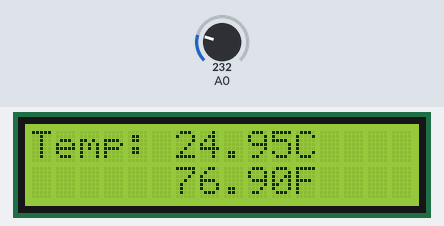
Simulated run of this sketch. Board: Arduino Uno, built for the host (arithmetic inside an expression is 32-bit, double 64-bit). On the bench: 16×2 character LCD. Inputs (shaded band) come from the test bench; at power-on: A0 = 232.

Above: at 1.2 s.
1.3 s: A0 set to 250
At 2.9 s:
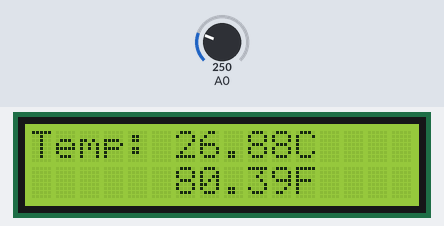
3.5 s: A0 set to 266
At 4.6 s:
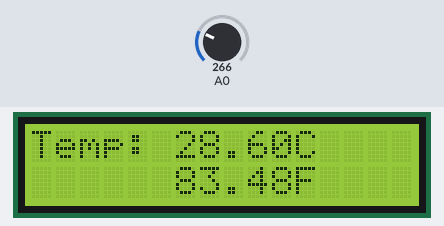
5.5 s: A0 set to 290
At 6.4 s:
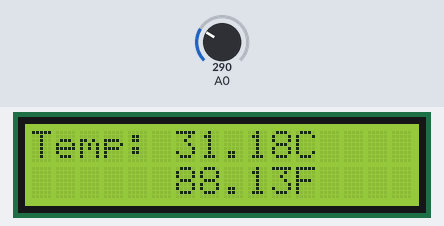
Timing chart, 0 to 8.5 s (numbered marks = the images above; inputs shaded):
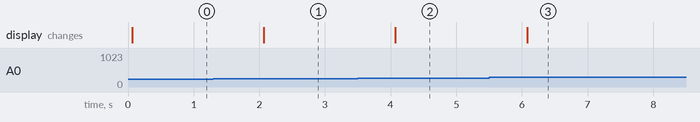

Measured:
- after the input at 1.3 s, the display: changes after 0.77 s (image 1)
- after the input at 3.5 s, the display: changes after 0.57 s (image 2)
- after the input at 5.5 s, the display: changes after 0.58 s (image 3)

The sketch:

Exercicio4.ino
```cpp
#include <LiquidCrystal.h>
LiquidCrystal lcd(7, 6, 5, 4, 3, 2);
int lm35 = A0;
int ADCLido = 0;
float temperaturaC = 0.0;
float temperaturaF = 0.0;
void setup() {
  // put your setup code here, to run once:
  analogReference(INTERNAL1V1);
  lcd.begin(16, 2);
}

void loop() {
  // put your main code here, to run repeatedly:
  ADCLido = analogRead(A0);
  temperaturaC = ADCLido * 0.1075268817204301;
  temperaturaF = (temperaturaC * 1.8) + 32;
  lcd.setCursor(0, 0);
  lcd.print("Temp: ");
  lcd.print(temperaturaC);
  lcd.print("C");
  lcd.setCursor(6, 1);
  lcd.print(temperaturaF);
  lcd.print("F");
  delay(1000);
}
```
